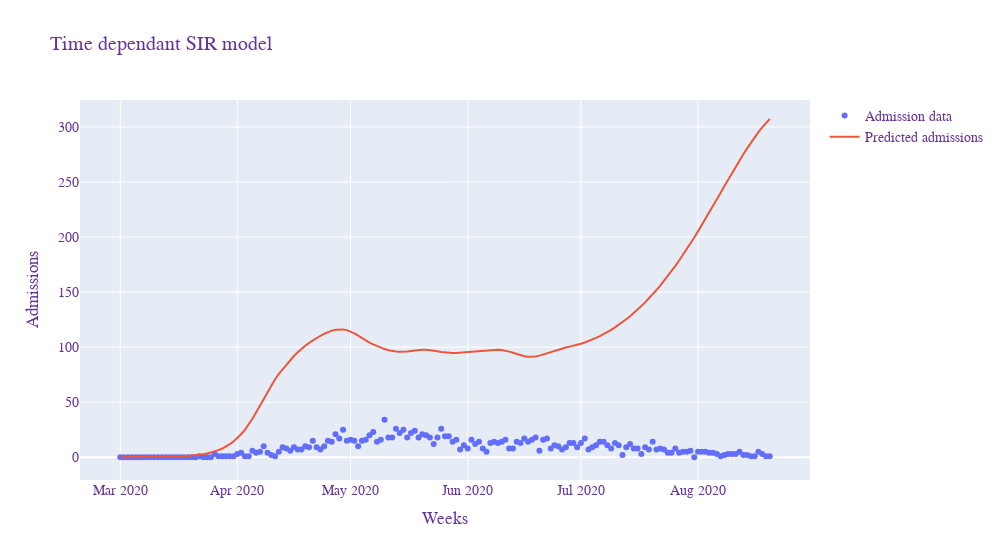

Notebook code for this chart:
### Markdown cell above
This cell defines the model function and contains most of its dependensies. The SIR model is defined as presendted my Wiess (STORT FEL Gamma är 0.2 vilket är för dagar inte

### Code cell
#Weiss implementering 

# Contact rate, transmisabilty, beta, and mean recovery rate gamma.
#nunmpy quantile för confidensintervall för beta
#försjkut admissions
#Lagen borde inte vara i modelfunction, för den modellerar antalet infected, lagen borde bara vara på predicted admissions

# Total population, N.
N = 700000 #göteborg stad
# Initial number of infected and recovered individuals, I0 and R0.
I0, R0 = 1, 0
# Everyone else, S0, is susceptible to infection initially.
S0 = N - I0 - R0

tau = 1         #transmisability chance
gamma =  0.2   #recovery rate 1/days
lag = 21


# Initial conditions vector
y0 = S0, I0, R0
p = 0.013 #fraction of the present number of infectious individuals

def modelfunction(t,c0,c1): #Enbedded function that takes 
  def betafunc(t):
    kappa =  c0+c1*VT_mobilityfunc(t)
    b = kappa*tau
    beta = b/N
    return beta

  # The SIR model differential equations.
  def deriv(y, t, N):
    S, I, R = y
    dSdt = -betafunc(t-lag) * S * I 
    dIdt = betafunc(t-lag) * S * I - gamma * I
    dRdt = gamma * I
    return dSdt, dIdt, dRdt
  
  result = odeint(deriv, y0, t, args=(N,))
  S, I, R = result.T
  #Returerar totalt antal inskrivningar varje dag
  return I*p



#Curve fit function that takes the modelfunction with the given parameters to optimize and returns them with optimal value and covariance
popt, pcov = curve_fit(modelfunction, t_fittingdata, dailyAdmissions[:fittingPoints], p0=[0.4198,0.003781])

#best VT guess p0=[0.4198,0.003781])
#Best google guess p0=[3,0.6])

print(popt)
print(pcov)
print(mean_squared_error(dailyAdmissions[0:prediction_time],modelfunction(t,*popt), squared = False))

fig = go.Figure() #Creates a plot using graph objects and then adds each graph to figure
fig.add_trace(go.Scatter(
                    x=pd.Series(pd.date_range("2020-03-01", freq="D", periods=fittingPoints)), 
                    y=dailyAdmissions,
                    mode='markers',
                    name='Admission data'))
fig.add_trace(go.Scatter(
                    x=pd.Series(pd.date_range("2020-03-01", freq="D", periods=prediction_time)), 
                    y=modelfunction(t,*popt),
                    mode='lines',
                    name='Predicted admissions'))
fig.update_layout(
                    title='Time dependant SIR model',
                    xaxis_title='Weeks',
                    yaxis_title='Admissions',
                    autosize=False,
                    width=1000,
                    
                    font=dict(
                    family="Courier New, monospace",
                    size=14,
                    color="RebeccaPurple"
    )
)
fig.show()

### Figure 1 — Plotly figure (JSON) as saved in the notebook; plotly's stock layout.template omitted (floating-point values rounded to 4 significant figures; data arrays with more than 128 entries replaced by an {"elided": "..."} marker saying what was removed)
{"data": [{"mode": "markers", "name": "Admission data", "type": "scatter", "x": {"elided": "173 str values"}, "y": {"elided": "173 int values"}}, {"mode": "lines", "name": "Predicted admissions", "type": "scatter", "x": {"elided": "173 str values"}, "y": {"elided": "173 float values"}}], "layout": {"autosize": false, "font": {"color": "RebeccaPurple", "family": "Courier New, monospace", "size": 14}, "title": {"text": "Time dependant SIR model"}, "width": 1000, "xaxis": {"title": {"text": "Weeks"}}, "yaxis": {"title": {"text": "Admissions"}}}}
